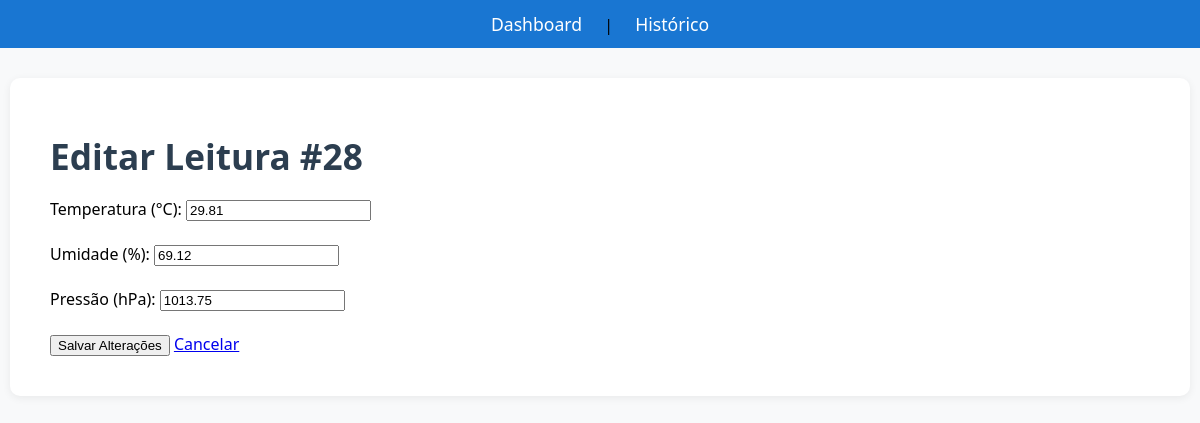
The app's page /leituras/28 with its own data.
### tables this page shows
CREATE TABLE leituras (
    id INTEGER PRIMARY KEY AUTOINCREMENT,
    temperatura REAL NOT NULL,
    umidade REAL NOT NULL,
    pressao REAL,
    localizacao TEXT DEFAULT 'Lab',
    timestamp DATETIME DEFAULT (datetime('now', 'localtime'))
);

### src/app.py (the view, shortened to what this page needs)
@app.route('/leituras/<int:id>', methods=['GET', 'PUT', 'DELETE'])
def gerenciar_leitura(id):
    if request.method == 'GET':
        leitura = database.buscar_leitura(id)
        return render_template('editar.html', leitura=leitura)

### src/database.py (called while the page is built)
def get_db_connection():
    conn = sqlite3.connect('dados.db', timeout=10)
    conn.execute('PRAGMA journal_mode=WAL')
    conn.execute('PRAGMA busy_timeout=5000')
    conn.row_factory = sqlite3.Row
    return conn

def buscar_leitura(id):
    conn = get_db_connection()
    leitura = conn.execute('SELECT * FROM leituras WHERE id = ?', (id,)).fetchone()
    conn.close()
    return leitura

### src/templates/editar.html (shortened to what this page needs)
{% extends "base.html" %}
{% block content %}
    <h1>Editar Leitura #{{ leitura.id }}</h1>
    <form id="editForm">
        <label>Temperatura (°C):</label>
        <input type="number" step="0.01" id="temp" value="{{ leitura.temperatura }}" required><br><br>
        <label>Umidade (%):</label>
        <input type="number" step="0.01" id="umid" value="{{ leitura.umidade }}" required><br><br>
        <label>Pressão (hPa):</label>
        <input type="number" step="0.01" id="pressao" value="{{ leitura.pressao }}"><br><br>
        <button type="submit">Salvar Alterações</button>
        <a href="/leituras">Cancelar</a>
    </form>
{% endblock %}

### src/static/css/style.css (style rules this page uses)
body { font-family: 'Segoe UI', Arial, sans-serif; background: #f8f9fa; margin: 0; padding: 0; }
h1 { font-size: 2.2em; margin-bottom: 18px; color: #2c3e50; }

### records on screen
leituras: id "28", temperatura "29.81", umidade "69.12", pressao "1013.75"
